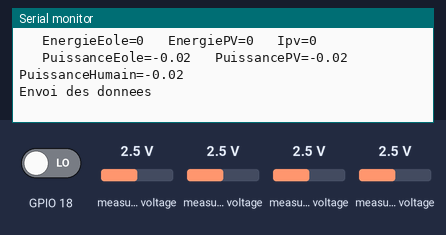
Bench run of a sketch on a simulated ESP32. Shown: the last lines printed to the serial monitor. Inputs (shaded band) come from the test bench; at power-on: GPIO 18 LOW, measured voltage 2.5 V. EEPROM starts erased; nothing arrives over Bluetooth unless stated.

Above: at 1.8 s.
1.9 s: GPIO 18 driven HIGH
At 2.58 s:
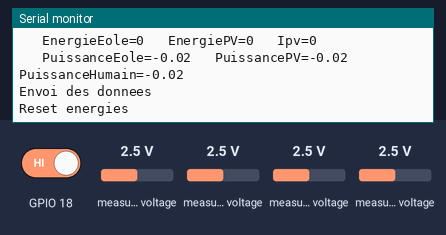
4.3 s: measured voltage (sensor 200) set to 0.1 V
At 4.76 s:
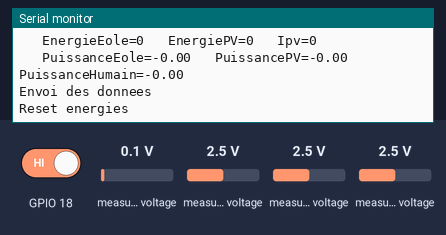
5.8 s: measured voltage (sensor 201) set to 0.1 V
At 6.39 s:
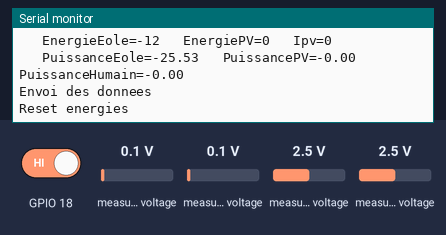
7.3 s: measured voltage (sensor 202) set to 0.1 V
At 8.02 s:
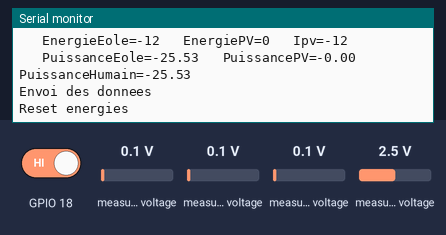
8.8 s: measured voltage (sensor 203) set to 0.1 V
At 9.65 s:
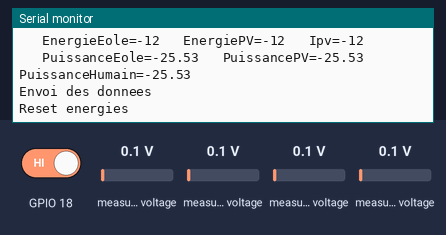
10.3 s: measured voltage (sensor 200) set to 1.2 V
At 10.74 s:
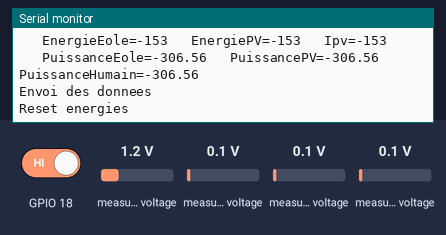
Timing chart, 0 to 12.8 s (numbered marks = the images above; inputs shaded):
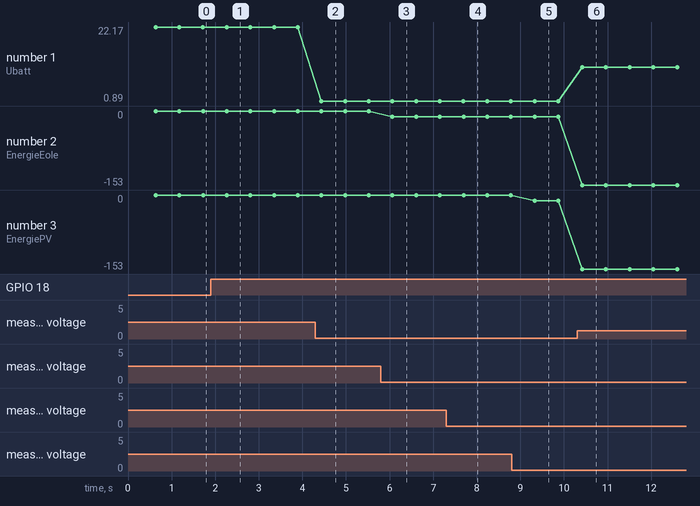

Measured:
- after the input at 1.9 s, the serial monitor: prints a new line after 0.38 s (image 1)
- after the input at 4.3 s, the serial monitor: prints a new line after 0.14 s (image 2)
- after the input at 5.8 s, the serial monitor: prints a new line after 0.26 s (image 3)
- after the input at 7.3 s, the serial monitor: prints a new line after 0.40 s (image 4)
- after the input at 8.8 s, the serial monitor: prints a new line after 0.53 s (image 5)
- after the input at 10.3 s, the serial monitor: prints a new line after 0.12 s (image 6)
- plotted number 1: 22.17 → 0.89 after the input at 4.3 s, 0.89 → 10.64 after the input at 10.3 s
- plotted number 2: 0 → -12 after the input at 5.8 s, -12 → -153 after the input at 10.3 s

The sketch:

Programme_Arduino_ESP_32_GimeoleX2023.ino
```cpp
#define DEBUG  //mettre en commentaire pour supprimer les Serial.println de débuggage

#ifdef DEBUG
#define DEBUG_PRINTLN(x)  Serial.println(x)
#define DEBUG_PRINT(x)  Serial.print(x)
#else
#define DEBUG_PRINTLN(x)
#define DEBUG_PRINT(x)
#endif


#include <Wire.h>
#include <Adafruit_ADS1X15.h>

#include "BluetoothSerial.h" //Header File for Serial Bluetooth, will be added by default into Arduino
BluetoothSerial ESP_BT;
#include <Preferences.h>
Preferences Energies;
int dureeIntegral=millis();
int temps = millis();
int intervalle = 500;
int tempsSauvegarde = millis();
int intervalleSauvegarde = 60000; //sauvergarde dans l'eeprom toutes les 60s
int EnergieEole = 0;
int EnergiePV = 0;
int EnergieHumain = 0;
float Ubatt = 0.01;
float Ieole = 0.01;
float Ihumain = 0.01;
float Ipv = 0.01;

Adafruit_ADS1115 ADS;


int Energie = 0;

bool ADSOK = false;
//variable pour le scan automatique


void setup() {

  Serial.begin(115200);
  ESP_BT.begin("CarteMesureGimeoleX2"); //Bluetooth device name

  DEBUG_PRINTLN("##########################Setup ###############################");

  delay(300);

  if (!ADS.begin(0x48)) {
    DEBUG_PRINTLN("ADS non initialisé.");
    ADSOK = false;
  } else {
    ADSOK = true;
    ADS.setDataRate(RATE_ADS1115_8SPS);
  }

  delay(300);

  RecuperationEnergies();


}


void loop()
{
  if (millis() - tempsSauvegarde > intervalleSauvegarde) {
    DEBUG_PRINTLN("Sauvegarde");
    tempsSauvegarde = millis();
    Sauvegarde();

  }//envoie des donnÃƒÂ©es tous les intervalles en ms


  if (millis() - temps > intervalle) {
    DEBUG_PRINTLN("****************************");

    Mesures_Prod();
    temps = millis();

    EnvoyerDonnees();
    //interupteur de reset sur GPIO18
    if(digitalRead(18)==HIGH){
        ResetSauvegarde();

    }


  }//envoie des donnÃƒÂ©es tous les intervalles en ms


}


void EnvoyerDonnees()
{
  //const int TailleString = 7;
  DEBUG_PRINTLN("Envoi des donnees");
  ESP_BT.print("Ubatt=");
  ESP_BT.print(Ubatt);
  ESP_BT.print(",");
  ESP_BT.print("   Ieole=");
  ESP_BT.print(Ieole);
  ESP_BT.print(",");
  ESP_BT.print("   Ipv=");
  ESP_BT.print(Ipv);
  ESP_BT.print(",");
  ESP_BT.print("   Ihumain=");
  ESP_BT.print(Ihumain);
  ESP_BT.print(",");
  ESP_BT.print("   PuissanceEole=");
  ESP_BT.print(Ieole*Ubatt);
  ESP_BT.print(",");
  ESP_BT.print("   PuissancePV=");
  ESP_BT.print(Ipv*Ubatt);
  ESP_BT.print(",");
  ESP_BT.print("   PuissanceHumain=");
  ESP_BT.print(Ihumain*Ubatt);
  ESP_BT.print(",");
  ESP_BT.print("   EnergieEole=");
  ESP_BT.print(EnergieEole);
  ESP_BT.print(",");
  ESP_BT.print("   EnergiePV=");
  ESP_BT.print(EnergiePV);
  ESP_BT.print(",");
  ESP_BT.print("   EnergieHumain=");
  ESP_BT.print(EnergieHumain);
  ESP_BT.print(";");


}


void Mesures_Prod()
{
  dureeIntegral=millis()-dureeIntegral;
  ESP_BT.print("   Duree Integration=");
  ESP_BT.print(dureeIntegral);
  ESP_BT.print(";");
  float ConversionU=4095.0/(3.2*2);//conversion si adsd HS
  float ConversionI=4095.0/(3.2*8.87);//conversion si ADS HS
  float offsetCourant = 13360;
  float conversionCourant = 12.0;
  float pontDivEntree = 8.87; //a calibrer
  float multiplier = 0.1875; //* ADS1115  @ +/- 6.144V gain (16-bit results)
  int16_t resultat_conv;
  if (ADSOK) {

    Ubatt = ADS.readADC_SingleEnded(0) * multiplier * pontDivEntree / 1000;
    Ieole = (ADS.readADC_SingleEnded(1) - offsetCourant) * multiplier * conversionCourant / 1000+0.06;
    Ihumain = (ADS.readADC_SingleEnded(2) - offsetCourant) * multiplier * conversionCourant / 1000+0.06;
    Ipv = (ADS.readADC_SingleEnded(3) - offsetCourant) * multiplier * conversionCourant / 1000+0.06;
    EnergieEole += Ubatt * Ieole * (dureeIntegral / 1000.0);
    EnergiePV += Ubatt * Ipv * (dureeIntegral / 1000.0);
    EnergieHumain += Ubatt * Ihumain * (dureeIntegral / 1000.0);
    DEBUG_PRINT("Ubatt=");
    DEBUG_PRINT(Ubatt);
    DEBUG_PRINT("   Ieole=");
    DEBUG_PRINT(Ieole);
    DEBUG_PRINT("   Ihumain=");
    DEBUG_PRINT(Ihumain);
    DEBUG_PRINT("   Ipv=");
    DEBUG_PRINTLN(Ipv);
    DEBUG_PRINT("   EnergieEole=");
    DEBUG_PRINT(EnergieEole);
    DEBUG_PRINT("   EnergiePV=");
    DEBUG_PRINT(EnergiePV);
    DEBUG_PRINT("   Ipv=");
    DEBUG_PRINTLN(EnergieHumain);
    DEBUG_PRINT("   PuissanceEole=");
    DEBUG_PRINT(Ieole*Ubatt);
    DEBUG_PRINT("   PuissancePV=");
    DEBUG_PRINT(Ipv*Ubatt);
    DEBUG_PRINT("   PuissanceHumain=");
    DEBUG_PRINTLN(Ihumain*Ubatt);

  } else {
    if (!ADS.begin())
    {
      DEBUG_PRINTLN("ADS non initialisé.");
      ADSOK = false;
    Ubatt = analogRead(39)*.008;
    Ieole =(analogRead(32)-1350)*0.0186;
    Ihumain = (analogRead(33)-1350)*0.0186;
    Ipv = (analogRead(36)-1350)*0.0186;
    EnergieEole += Ubatt * Ieole * (dureeIntegral / 1000.0);
    EnergiePV += Ubatt * Ipv * (dureeIntegral / 1000.0);
    EnergieHumain += Ubatt * Ihumain * (dureeIntegral / 1000.0);
    DEBUG_PRINT("Ubatt=");
    DEBUG_PRINT(Ubatt);
    DEBUG_PRINT("   Ieole=");
    DEBUG_PRINT(Ieole);
    DEBUG_PRINT("   Ihumain=");
    DEBUG_PRINT(Ihumain);
    DEBUG_PRINT("   Ipv=");
    DEBUG_PRINTLN(Ipv);
    DEBUG_PRINT("   EnergieEole=");
    DEBUG_PRINT(EnergieEole);
    DEBUG_PRINT("   EnergiePV=");
    DEBUG_PRINT(EnergiePV);
    DEBUG_PRINT("   Ipv=");
    DEBUG_PRINTLN(EnergieHumain);
    DEBUG_PRINT("   PuissanceEole=");
    DEBUG_PRINT(Ieole*Ubatt);
    DEBUG_PRINT("   PuissancePV=");
    DEBUG_PRINT(Ipv*Ubatt);
    DEBUG_PRINT("   PuissanceHumain=");
    DEBUG_PRINTLN(Ihumain*Ubatt);
    }  else {
      ADSOK = true;
      ADS.setDataRate(RATE_ADS1115_8SPS);
    }
  }

dureeIntegral=millis();


}


void Sauvegarde() {
  Energies.begin("GimeoleX", false); //sauvergade en mémoire non volatile
  Energies.putInt("Eole", EnergieEole);
  Energies.putInt("PV", EnergiePV);
  Energies.putInt("Humain", EnergieHumain);
  Energies.end();

  ESP_BT.print("Sauvegarde dans la mémoire interne de l'esp32");
  ESP_BT.print(";");

}

void RecuperationEnergies() {
  Energies.begin("GimeoleX", false);
  EnergieEole = Energies.getInt("Eole", 0);
  EnergiePV = Energies.getInt("PV", 0);
  EnergieHumain = Energies.getInt("Humain", 0);
  Energies.end();
}

void ResetSauvegarde(){
  Energies.begin("GimeoleX", false);
  Energies.clear();
  Energies.end();
  EnergieEole = 0;
  EnergiePV = 0;
  EnergieHumain = 0;
  DEBUG_PRINTLN("Reset energies");
  ESP_BT.print("Reset energies");
  ESP_BT.print(";");
}
```
